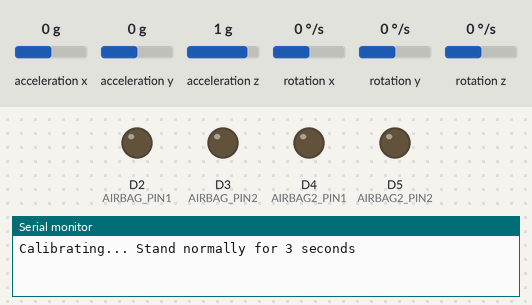
The sketch below on a simulated Arduino Nano 33 BLE. Shown: output pins drawn as LEDs (lit = HIGH), the last lines printed to the serial monitor. Inputs (shaded band) come from the test bench; at power-on: acceleration y 0 g, acceleration z 1 g, acceleration x 0 g, rotation x 0 °/s, rotation y 0 °/s, rotation z 0 °/s.

Above: at 1.2 s.
1.3 s: acceleration y set to 0.2 g
4.3 s: acceleration y set to 0.5 g
6.8 s: acceleration z set to -0.6 g
9.8 s: acceleration z set to -0.9 g
At 10.1 s:
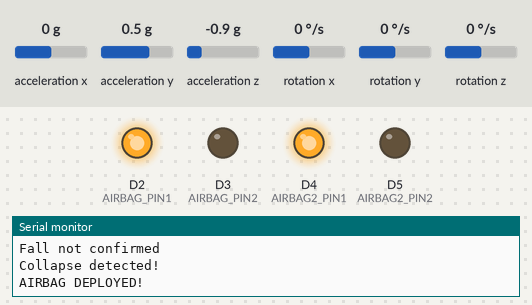
Timing chart, 0 to 12.3 s (numbered marks = the images above; inputs shaded):
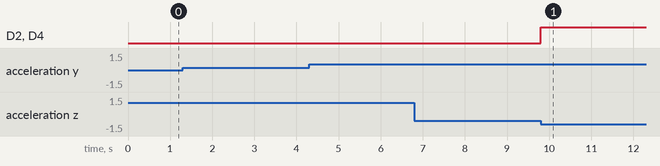

Measured:
- the behaviour switches between -0.7 and -0.8 g on acceleration z (found by bisection; images 0 and 1)
- after the input at 9.8 s, D2 (AIRBAG_PIN1), D4 (AIRBAG2_PIN1): LOW → HIGH at once

The sketch:

Code.ino
```cpp
#include <Arduino_BMI270_BMM150.h>

#define AIRBAG_PIN1 2
#define AIRBAG_PIN2 3
#define AIRBAG2_PIN1 4
#define AIRBAG2_PIN2 5
#define CALIBRATION_TIME 3000

// Thresholds for all detection modes
#define COLLAPSE_THRESHOLD 0.8f     // Vertical free-fall (g)
#define SLOW_FALL_TILT 0.15f        // Backward tilt (g)
#define TILT_THRESHOLD 0.3f         // General tilt (any direction) (g)
#define ROTATION_THRESHOLD 150.0f   // Rotation confirmation (°/s)
#define FREE_FALL_THRESHOLD 0.2f    // Free-fall confirmation (g)
#define IMPACT_THRESHOLD 2.5f       // Impact detection (g)

// Calibration data
float calibAcX = 0, calibAcY = 0, calibAcZ = 1.0;
float calibGyX = 0, calibGyY = 0, calibGyZ = 0;
unsigned long fallStartTime = 0;

enum FallState { CALIBRATING, STABLE, POTENTIAL_FALL, CONFIRMED_FALL };
FallState fallState = CALIBRATING;

void setup() {

    Serial.begin(115200);
   pinMode(AIRBAG_PIN1, OUTPUT);
   pinMode(AIRBAG_PIN2, OUTPUT);
   pinMode(AIRBAG2_PIN1, OUTPUT);
   pinMode(AIRBAG2_PIN2, OUTPUT);

    if (!IMU.begin()) {
        Serial.println("IMU Initialization Failed!");
        while (1);
    }
    Serial.println("Calibrating... Stand normally for 3 seconds");
}

void calibrateSensors() {
    float sumAcX = 0, sumAcY = 0, sumAcZ = 0;
    float sumGyX = 0, sumGyY = 0, sumGyZ = 0;
    int samples = 0;

    unsigned long startTime = millis();
    while (millis() - startTime < CALIBRATION_TIME) {
        if (IMU.accelerationAvailable() && IMU.gyroscopeAvailable()) {
            float acX, acY, acZ, gyX, gyY, gyZ;
            IMU.readAcceleration(acX, acY, acZ);
            IMU.readGyroscope(gyX, gyY, gyZ);

            sumAcX += acX; sumAcY += acY; sumAcZ += acZ;
            sumGyX += gyX; sumGyY += gyY; sumGyZ += gyZ;
            samples++;
        }
        delay(10);
    }

    calibAcX = sumAcX / samples;
    calibAcY = sumAcY / samples;
    calibAcZ = (sumAcZ / samples) - 1.0; // Remove gravity
    calibGyX = sumGyX / samples;
    calibGyY = sumGyY / samples;
    calibGyZ = sumGyZ / samples;

    Serial.println("Calibration complete!");
}

void triggerAirbag() {
    digitalWrite(AIRBAG_PIN1, HIGH);
    digitalWrite(AIRBAG_PIN2, LOW);
     digitalWrite(AIRBAG2_PIN1, HIGH);
    digitalWrite(AIRBAG2_PIN2, LOW);
    delay(50); // Deployment pulse
     digitalWrite(AIRBAG_PIN1, HIGH);
    digitalWrite(AIRBAG_PIN2, LOW);
    digitalWrite(AIRBAG2_PIN1, HIGH);
    digitalWrite(AIRBAG2_PIN2, LOW);
    fallState = CONFIRMED_FALL;
    Serial.println("AIRBAG DEPLOYED!");
}

void loop() {
    float acX, acY, acZ, gyX, gyY, gyZ;

    if (fallState == CALIBRATING) {
        calibrateSensors();
        fallState = STABLE;
        return;
    }

    if (IMU.accelerationAvailable() && IMU.gyroscopeAvailable()) {
        IMU.readAcceleration(acX, acY, acZ);
        IMU.readGyroscope(gyX, gyY, gyZ);

        // Apply calibration
        float relX = acX - calibAcX;
        float relY = acY - calibAcY;
        float relZ = (acZ - calibAcZ) + 1.0; // Restore gravity
        float rotation = sqrt(gyX*gyX + gyY*gyY + gyZ*gyZ);

        switch(fallState) {
            case STABLE:
                // 1. Vertical collapse detection
                if (relZ < COLLAPSE_THRESHOLD) {
                    fallStartTime = millis();
                    fallState = POTENTIAL_FALL;
                    Serial.println("Collapse detected!");
                }
                // 2. Backward tilt detection
                else if (relY > SLOW_FALL_TILT) {
                    fallStartTime = millis();
                    fallState = POTENTIAL_FALL;
                    Serial.println("Backward tilt detected!");
                }
                // 3. General tilt + rotation detection
                else if ((abs(relX) > TILT_THRESHOLD || abs(relY) > TILT_THRESHOLD) &&
                         rotation > ROTATION_THRESHOLD) {
                    fallStartTime = millis();
                    fallState = POTENTIAL_FALL;
                    Serial.println("Tilt+rotation detected!");
                }
                break;

            case POTENTIAL_FALL:
                // Confirm with free-fall or impact
                if (relZ < FREE_FALL_THRESHOLD) {
                    triggerAirbag();
                }
                else if (relZ > IMPACT_THRESHOLD) {
                    triggerAirbag();
                }
                // Timeout after 1 second
                else if (millis() - fallStartTime > 1000) {
                    fallState = STABLE;
                    Serial.println("Fall not confirmed");
                }
                break;

            case CONFIRMED_FALL:
                // System reset logic would go here
                break;
        }
    }
} 
```
